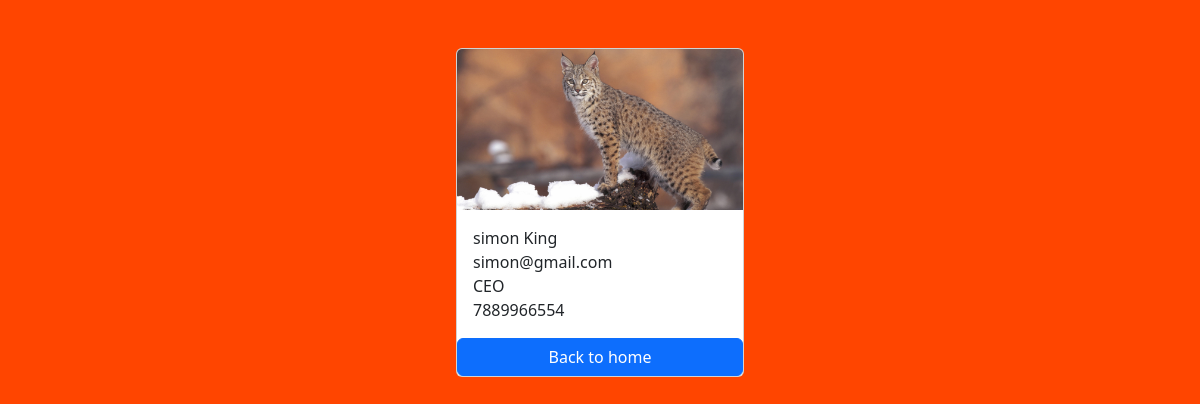
Page /employees/3/ on the committed database.
### employees/models.py (models this page shows, shortened)
class Employee(models.Model):
    first_name = models.CharField(max_length=100)
    last_name = models.CharField(max_length=100)
    photo = models.ImageField(upload_to='images')
    designation = models.CharField(max_length=100)
    email_address = models.EmailField(max_length=100, unique=True)
    phone_number = models.CharField(max_length=10, blank=True)
    created_at = models.DateTimeField(auto_now_add=True)
    updated_at = models.DateTimeField(auto_now=True)

### employees/views.py (the view)
# urls.py: path('<int:pk>/', views.employee_detail, name='employee_detail'),
def employee_detail(request, pk):
    employee = get_object_or_404(Employee, pk=pk)
    context = {
        'employee' : employee,
    }
    return render(request, 'employee_detail.html', context)

### templates/employee_detail.html (shortened to what this page needs)
{% load static %}
<!DOCTYPE html>
<html lang="en">
<head>
    <link href="https://cdn.jsdelivr.net/npm/bootstrap@5.3.8/dist/css/bootstrap.min.css" rel="stylesheet">
</head>
<body>
    <div class="container pt-5">
        <div class="card mx-auto" style="width: 18rem;">
  <img class="card-img-top" src="{{ employee.photo.url }}" alt="Employee Photo">
  <div class="card-body">
    <p class="card-text m-0">{{ employee.first_name }} {{ employee.last_name }}</p>
    <p class="card-text m-0">{{ employee.email_address }}</p>
    <p class="card-text m-0">{{ employee.designation }}</p>
    <p class="card-text m-0">{{ employee.phone_number }}</p>
  </div>
  <a href="{% url 'home' %}" class="btn btn-primary">Back to home</a>
</div>
 <link rel="stylesheet" href="{% static 'css/style.css' %}">
</body>
</html>

### static/css/style.css (style rules this page uses)
body { background-color: orangered; }

### rows in the picture
Employee: photo (picture), first_name "simon", last_name "King", email_address "simon@gmail.com", designation "CEO", phone_number "7889966554"
